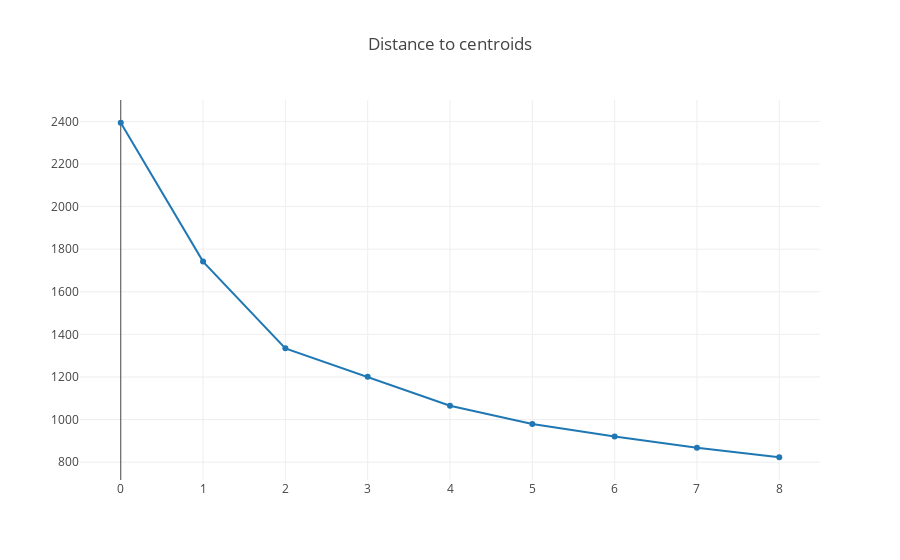

Notebook code for this chart:
### Code cell
trace = go.Scatter(x=n_clusters, y=inertia)
layout=dict(title= 'Distance to centroids ')
fig = go.Figure(data=[trace], layout=layout)
iplot(fig, show_link=False)

### Figure 1 — Plotly figure (JSON) as saved in the notebook; plotly's stock layout.template omitted (floating-point values rounded to 4 significant figures)
{"data": [{"type": "scatter", "x": 10, "y": [2394.0, 1742.0, 1335.0, 1201.0, 1065.0, 979.2, 920.8, 867.8, 823.2]}], "layout": {"title": "Distance to centroids "}}
